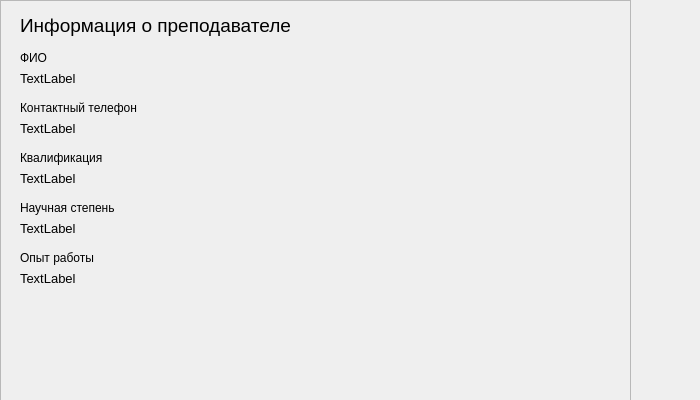
<?xml version="1.0" encoding="UTF-8"?>
<ui version="4.0">
 <class>TeacherAccount</class>
 <widget class="QWidget" name="TeacherAccount">
  <property name="geometry">
   <rect>
    <x>0</x>
    <y>0</y>
    <width>700</width>
    <height>400</height>
   </rect>
  </property>
  <property name="minimumSize">
   <size>
    <width>700</width>
    <height>400</height>
   </size>
  </property>
  <property name="maximumSize">
   <size>
    <width>700</width>
    <height>400</height>
   </size>
  </property>
  <property name="windowTitle">
   <string>Form</string>
  </property>
  <widget class="QFrame" name="frame">
   <property name="geometry">
    <rect>
     <x>0</x>
     <y>0</y>
     <width>631</width>
     <height>401</height>
    </rect>
   </property>
   <property name="frameShape">
    <enum>QFrame::StyledPanel</enum>
   </property>
   <property name="frameShadow">
    <enum>QFrame::Raised</enum>
   </property>
   <widget class="QLabel" name="label">
    <property name="geometry">
     <rect>
      <x>20</x>
      <y>50</y>
      <width>49</width>
      <height>16</height>
     </rect>
    </property>
    <property name="text">
     <string>ФИО</string>
    </property>
   </widget>
   <widget class="QLabel" name="teacher_full_name">
    <property name="geometry">
     <rect>
      <x>20</x>
      <y>70</y>
      <width>551</width>
      <height>16</height>
     </rect>
    </property>
    <property name="font">
     <font>
      <pointsize>10</pointsize>
     </font>
    </property>
    <property name="text">
     <string>TextLabel</string>
    </property>
   </widget>
   <widget class="QLabel" name="label_3">
    <property name="geometry">
     <rect>
      <x>20</x>
      <y>10</y>
      <width>281</width>
      <height>31</height>
     </rect>
    </property>
    <property name="font">
     <font>
      <pointsize>14</pointsize>
     </font>
    </property>
    <property name="text">
     <string>Информация о преподавателе</string>
    </property>
   </widget>
   <widget class="QLabel" name="teacher_phone">
    <property name="geometry">
     <rect>
      <x>20</x>
      <y>120</y>
      <width>561</width>
      <height>16</height>
     </rect>
    </property>
    <property name="font">
     <font>
      <pointsize>10</pointsize>
     </font>
    </property>
    <property name="text">
     <string>TextLabel</string>
    </property>
   </widget>
   <widget class="QLabel" name="label_5">
    <property name="geometry">
     <rect>
      <x>20</x>
      <y>100</y>
      <width>121</width>
      <height>16</height>
     </rect>
    </property>
    <property name="text">
     <string>Контактный телефон </string>
    </property>
   </widget>
   <widget class="QLabel" name="teacher_qualification">
    <property name="geometry">
     <rect>
      <x>20</x>
      <y>170</y>
      <width>571</width>
      <height>16</height>
     </rect>
    </property>
    <property name="font">
     <font>
      <pointsize>10</pointsize>
     </font>
    </property>
    <property name="text">
     <string>TextLabel</string>
    </property>
   </widget>
   <widget class="QLabel" name="label_11">
    <property name="geometry">
     <rect>
      <x>20</x>
      <y>150</y>
      <width>131</width>
      <height>16</height>
     </rect>
    </property>
    <property name="text">
     <string>Квалификация</string>
    </property>
   </widget>
   <widget class="QLabel" name="teacher_academic_degree">
    <property name="geometry">
     <rect>
      <x>20</x>
      <y>220</y>
      <width>561</width>
      <height>16</height>
     </rect>
    </property>
    <property name="font">
     <font>
      <pointsize>10</pointsize>
     </font>
    </property>
    <property name="text">
     <string>TextLabel</string>
    </property>
   </widget>
   <widget class="QLabel" name="label_13">
    <property name="geometry">
     <rect>
      <x>20</x>
      <y>200</y>
      <width>141</width>
      <height>16</height>
     </rect>
    </property>
    <property name="text">
     <string>Научная степень</string>
    </property>
   </widget>
   <widget class="QLabel" name="teacher_experience">
    <property name="geometry">
     <rect>
      <x>20</x>
      <y>270</y>
      <width>401</width>
      <height>16</height>
     </rect>
    </property>
    <property name="font">
     <font>
      <pointsize>10</pointsize>
     </font>
    </property>
    <property name="text">
     <string>TextLabel</string>
    </property>
   </widget>
   <widget class="QLabel" name="label_15">
    <property name="geometry">
     <rect>
      <x>20</x>
      <y>250</y>
      <width>91</width>
      <height>16</height>
     </rect>
    </property>
    <property name="text">
     <string>Опыт работы</string>
    </property>
   </widget>
  </widget>
 </widget>
 <resources/>
 <connections/>
</ui>
